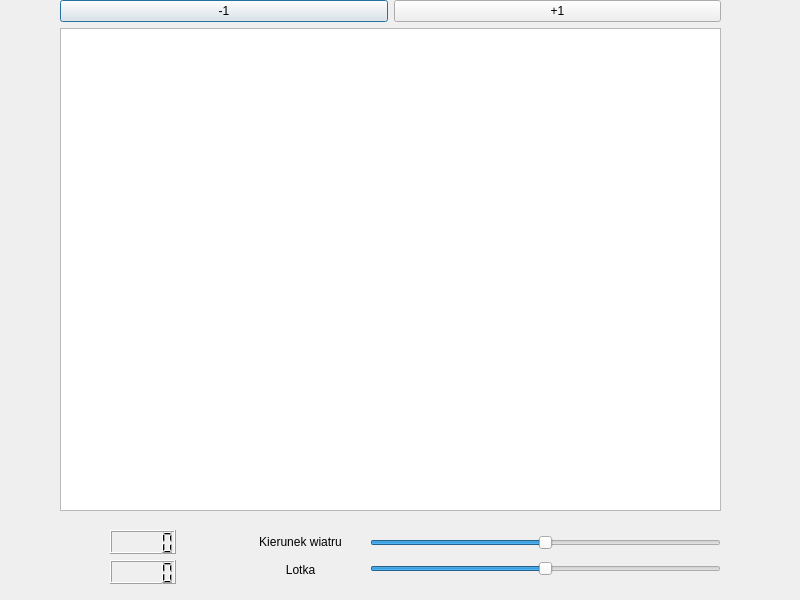
<?xml version="1.0" encoding="UTF-8"?>
<ui version="4.0">
 <class>Dialog</class>
 <widget class="QDialog" name="Dialog">
  <property name="geometry">
   <rect>
    <x>0</x>
    <y>0</y>
    <width>800</width>
    <height>600</height>
   </rect>
  </property>
  <property name="windowTitle">
   <string>Dialog</string>
  </property>
  <widget class="QWidget" name="layoutWidget">
   <property name="geometry">
    <rect>
     <x>60</x>
     <y>0</y>
     <width>661</width>
     <height>511</height>
    </rect>
   </property>
   <layout class="QVBoxLayout" name="verticalLayout">
    <item>
     <layout class="QHBoxLayout" name="horizontalLayout">
      <item>
       <widget class="QPushButton" name="pushButton">
        <property name="text">
         <string>-1</string>
        </property>
       </widget>
      </item>
      <item>
       <widget class="QPushButton" name="pushButton_2">
        <property name="text">
         <string>+1</string>
        </property>
       </widget>
      </item>
     </layout>
    </item>
    <item>
     <widget class="QGraphicsView" name="graphicsView"/>
    </item>
   </layout>
  </widget>
  <widget class="QWidget" name="layoutWidget">
   <property name="geometry">
    <rect>
     <x>370</x>
     <y>530</y>
     <width>351</width>
     <height>52</height>
    </rect>
   </property>
   <layout class="QVBoxLayout" name="verticalLayout_2">
    <item>
     <widget class="QSlider" name="horizontalSlider">
      <property name="maximum">
       <number>100</number>
      </property>
      <property name="sliderPosition">
       <number>50</number>
      </property>
      <property name="orientation">
       <enum>Qt::Horizontal</enum>
      </property>
     </widget>
    </item>
    <item>
     <widget class="QSlider" name="horizontalSlider_2">
      <property name="maximum">
       <number>100</number>
      </property>
      <property name="sliderPosition">
       <number>50</number>
      </property>
      <property name="orientation">
       <enum>Qt::Horizontal</enum>
      </property>
     </widget>
    </item>
   </layout>
  </widget>
  <widget class="QWidget" name="layoutWidget">
   <property name="geometry">
    <rect>
     <x>240</x>
     <y>530</y>
     <width>121</width>
     <height>51</height>
    </rect>
   </property>
   <layout class="QVBoxLayout" name="verticalLayout_3">
    <item>
     <widget class="QLabel" name="label">
      <property name="text">
       <string>Kierunek wiatru</string>
      </property>
      <property name="alignment">
       <set>Qt::AlignCenter</set>
      </property>
     </widget>
    </item>
    <item>
     <widget class="QLabel" name="label_2">
      <property name="text">
       <string>Lotka</string>
      </property>
      <property name="alignment">
       <set>Qt::AlignCenter</set>
      </property>
     </widget>
    </item>
   </layout>
  </widget>
  <widget class="QWidget" name="layoutWidget">
   <property name="geometry">
    <rect>
     <x>110</x>
     <y>530</y>
     <width>66</width>
     <height>54</height>
    </rect>
   </property>
   <layout class="QVBoxLayout" name="verticalLayout_4">
    <item>
     <widget class="QLCDNumber" name="lcdNumber"/>
    </item>
    <item>
     <widget class="QLCDNumber" name="lcdNumber_2"/>
    </item>
   </layout>
  </widget>
 </widget>
 <resources/>
 <connections/>
</ui>
